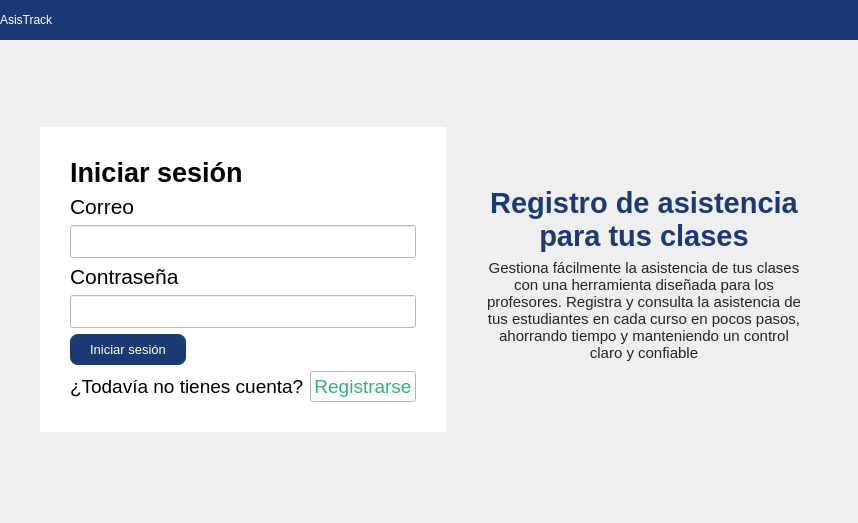
<?xml version="1.0" encoding="UTF-8"?>
<ui version="4.0">
 <class>Form</class>
 <widget class="QWidget" name="Form">
  <property name="geometry">
   <rect>
    <x>0</x>
    <y>0</y>
    <width>858</width>
    <height>523</height>
   </rect>
  </property>
  <property name="windowTitle">
   <string>Form</string>
  </property>
  <property name="styleSheet">
   <string notr="true">
</string>
  </property>
  <layout class="QGridLayout" name="gridLayout">
   <property name="leftMargin">
    <number>0</number>
   </property>
   <property name="topMargin">
    <number>0</number>
   </property>
   <property name="rightMargin">
    <number>0</number>
   </property>
   <item row="1" column="0">
    <spacer name="horizontalSpacer_left">
     <property name="orientation">
      <enum>Qt::Horizontal</enum>
     </property>
     <property name="sizeHint" stdset="0">
      <size>
       <width>40</width>
       <height>20</height>
      </size>
     </property>
    </spacer>
   </item>
   <item row="1" column="1">
    <widget class="QWidget" name="widget" native="true">
     <layout class="QVBoxLayout" name="loginLayout">
      <item>
       <spacer name="verticalSpacer_top">
        <property name="orientation">
         <enum>Qt::Vertical</enum>
        </property>
        <property name="sizeHint" stdset="0">
         <size>
          <width>20</width>
          <height>40</height>
         </size>
        </property>
       </spacer>
      </item>
      <item>
       <widget class="QWidget" name="widget_2" native="true">
        <property name="styleSheet">
         <string notr="true">background-color: rgb(255, 255, 255);</string>
        </property>
        <layout class="QGridLayout" name="gridLayout_2">
         <property name="leftMargin">
          <number>30</number>
         </property>
         <property name="topMargin">
          <number>30</number>
         </property>
         <property name="rightMargin">
          <number>30</number>
         </property>
         <property name="bottomMargin">
          <number>30</number>
         </property>
         <item row="0" column="0">
          <layout class="QVBoxLayout" name="verticalLayout_5">
           <property name="leftMargin">
            <number>0</number>
           </property>
           <property name="topMargin">
            <number>0</number>
           </property>
           <property name="rightMargin">
            <number>0</number>
           </property>
           <property name="bottomMargin">
            <number>0</number>
           </property>
           <item>
            <layout class="QVBoxLayout" name="verticalLayout_6">
             <item>
              <widget class="QLabel" name="label">
               <property name="font">
                <font>
                 <pointsize>20</pointsize>
                 <bold>true</bold>
                </font>
               </property>
               <property name="text">
                <string>Iniciar sesión</string>
               </property>
              </widget>
             </item>
             <item>
              <widget class="QLabel" name="titulo_correo">
               <property name="font">
                <font>
                 <family>Segoe UI</family>
                 <pointsize>16</pointsize>
                 <italic>false</italic>
                 <bold>false</bold>
                </font>
               </property>
               <property name="styleSheet">
                <string notr="true">font: 16pt &quot;Segoe UI&quot;;</string>
               </property>
               <property name="text">
                <string>Correo</string>
               </property>
              </widget>
             </item>
             <item>
              <widget class="QLineEdit" name="correo">
               <property name="font">
                <font>
                 <pointsize>16</pointsize>
                </font>
               </property>
              </widget>
             </item>
            </layout>
           </item>
           <item>
            <layout class="QVBoxLayout" name="verticalLayout_7">
             <item>
              <widget class="QLabel" name="titulo_contrasena">
               <property name="font">
                <font>
                 <family>Segoe UI</family>
                 <pointsize>16</pointsize>
                 <italic>false</italic>
                 <bold>false</bold>
                </font>
               </property>
               <property name="styleSheet">
                <string notr="true">font: 16pt &quot;Segoe UI&quot;;</string>
               </property>
               <property name="text">
                <string>Contraseña</string>
               </property>
              </widget>
             </item>
             <item>
              <widget class="QLineEdit" name="contrasena">
               <property name="font">
                <font>
                 <pointsize>16</pointsize>
                </font>
               </property>
              </widget>
             </item>
             <item>
              <layout class="QHBoxLayout" name="horizontalLayout_3">
               <item>
                <widget class="QPushButton" name="iniciar_sesion">
                 <property name="font">
                  <font>
                   <family>Segoe UI</family>
                   <pointsize>10</pointsize>
                   <italic>false</italic>
                   <bold>false</bold>
                  </font>
                 </property>
                 <property name="styleSheet">
                  <string notr="true">QPushButton#iniciar_sesion {
    border: none;
    background-color: #193A73;  /* Azul Figma */
    color: white;
    font: 10pt &quot;Segoe UI&quot;;
    padding: 8px 20px;
    border-radius: 8px;
}

QPushButton#iniciar_sesion:hover {
    background-color: #2e3bd1;  /* Azul más oscuro al hover */
}
</string>
                 </property>
                 <property name="text">
                  <string>Iniciar sesión</string>
                 </property>
                 <property name="flat">
                  <bool>false</bool>
                 </property>
                </widget>
               </item>
               <item>
                <spacer name="horizontalSpacer">
                 <property name="orientation">
                  <enum>Qt::Horizontal</enum>
                 </property>
                 <property name="sizeHint" stdset="0">
                  <size>
                   <width>188</width>
                   <height>20</height>
                  </size>
                 </property>
                </spacer>
               </item>
              </layout>
             </item>
            </layout>
           </item>
           <item>
            <layout class="QHBoxLayout" name="horizontalLayout_2">
             <item>
              <widget class="QLabel" name="label_4">
               <property name="font">
                <font>
                 <pointsize>14</pointsize>
                 <bold>false</bold>
                </font>
               </property>
               <property name="text">
                <string>¿Todavía no tienes cuenta?</string>
               </property>
              </widget>
             </item>
             <item>
              <widget class="QPushButton" name="registrar_aqui">
               <property name="font">
                <font>
                 <pointsize>14</pointsize>
                 <bold>false</bold>
                </font>
               </property>
               <property name="styleSheet">
                <string notr="true">color: rgb(59, 174, 126);</string>
               </property>
               <property name="text">
                <string>Registrarse</string>
               </property>
               <property name="flat">
                <bool>false</bool>
               </property>
              </widget>
             </item>
            </layout>
           </item>
          </layout>
         </item>
        </layout>
       </widget>
      </item>
      <item>
       <spacer name="verticalSpacer_bottom">
        <property name="orientation">
         <enum>Qt::Vertical</enum>
        </property>
        <property name="sizeHint" stdset="0">
         <size>
          <width>20</width>
          <height>40</height>
         </size>
        </property>
       </spacer>
      </item>
     </layout>
    </widget>
   </item>
   <item row="1" column="2">
    <widget class="QWidget" name="widget_3" native="true">
     <layout class="QVBoxLayout" name="verticalLayout_4">
      <property name="leftMargin">
       <number>20</number>
      </property>
      <property name="topMargin">
       <number>20</number>
      </property>
      <property name="rightMargin">
       <number>20</number>
      </property>
      <property name="bottomMargin">
       <number>20</number>
      </property>
      <item>
       <spacer name="verticalSpacer_top_right">
        <property name="orientation">
         <enum>Qt::Vertical</enum>
        </property>
        <property name="sizeHint" stdset="0">
         <size>
          <width>20</width>
          <height>20</height>
         </size>
        </property>
       </spacer>
      </item>
      <item>
       <layout class="QVBoxLayout" name="rightContentLayout">
        <item>
         <widget class="QLabel" name="label_2">
          <property name="font">
           <font>
            <pointsize>22</pointsize>
            <bold>true</bold>
           </font>
          </property>
          <property name="styleSheet">
           <string notr="true">color: rgb(25, 58, 115);</string>
          </property>
          <property name="text">
           <string>Registro de asistencia para tus clases</string>
          </property>
          <property name="alignment">
           <set>Qt::AlignHCenter</set>
          </property>
          <property name="wordWrap">
           <bool>true</bool>
          </property>
         </widget>
        </item>
        <item>
         <widget class="QLabel" name="label_3">
          <property name="font">
           <font>
            <pointsize>11</pointsize>
           </font>
          </property>
          <property name="styleSheet">
           <string notr="true">color: rgb(33, 37, 41);</string>
          </property>
          <property name="text">
           <string>Gestiona fácilmente la asistencia de tus clases con una herramienta diseñada para los profesores. Registra y consulta la asistencia de tus estudiantes en cada curso en pocos pasos, ahorrando tiempo y manteniendo un control claro y confiable</string>
          </property>
          <property name="alignment">
           <set>Qt::AlignHCenter</set>
          </property>
          <property name="wordWrap">
           <bool>true</bool>
          </property>
         </widget>
        </item>
        <item>
         <spacer name="smallSpacer_between_title_desc">
          <property name="orientation">
           <enum>Qt::Vertical</enum>
          </property>
          <property name="sizeHint" stdset="0">
           <size>
            <width>10</width>
            <height>10</height>
           </size>
          </property>
         </spacer>
        </item>
       </layout>
      </item>
      <item>
       <spacer name="verticalSpacer_bottom_right">
        <property name="orientation">
         <enum>Qt::Vertical</enum>
        </property>
        <property name="sizeHint" stdset="0">
         <size>
          <width>20</width>
          <height>20</height>
         </size>
        </property>
       </spacer>
      </item>
     </layout>
    </widget>
   </item>
   <item row="1" column="3">
    <spacer name="horizontalSpacer_right">
     <property name="orientation">
      <enum>Qt::Horizontal</enum>
     </property>
     <property name="sizeHint" stdset="0">
      <size>
       <width>40</width>
       <height>20</height>
      </size>
     </property>
    </spacer>
   </item>
   <item row="0" column="0" colspan="4">
    <widget class="QWidget" name="widget_4" native="true">
     <property name="minimumSize">
      <size>
       <width>0</width>
       <height>40</height>
      </size>
     </property>
     <property name="styleSheet">
      <string notr="true">background-color: rgb(25, 58, 115);</string>
     </property>
     <layout class="QHBoxLayout" name="horizontalLayout_4">
      <property name="leftMargin">
       <number>0</number>
      </property>
      <property name="topMargin">
       <number>0</number>
      </property>
      <property name="rightMargin">
       <number>0</number>
      </property>
      <property name="bottomMargin">
       <number>0</number>
      </property>
      <item>
       <layout class="QHBoxLayout" name="horizontalLayout">
        <item>
         <widget class="QLabel" name="label_5">
          <property name="styleSheet">
           <string notr="true">color: rgb(255, 255, 255);
font: 700 18pt &quot;Segoe UI&quot;;</string>
          </property>
          <property name="text">
           <string>AsisTrack</string>
          </property>
         </widget>
        </item>
        <item>
         <spacer name="horizontalSpacer_2">
          <property name="orientation">
           <enum>Qt::Horizontal</enum>
          </property>
          <property name="sizeHint" stdset="0">
           <size>
            <width>108</width>
            <height>20</height>
           </size>
          </property>
         </spacer>
        </item>
       </layout>
      </item>
     </layout>
    </widget>
   </item>
  </layout>
 </widget>
 <resources/>
 <connections/>
</ui>
